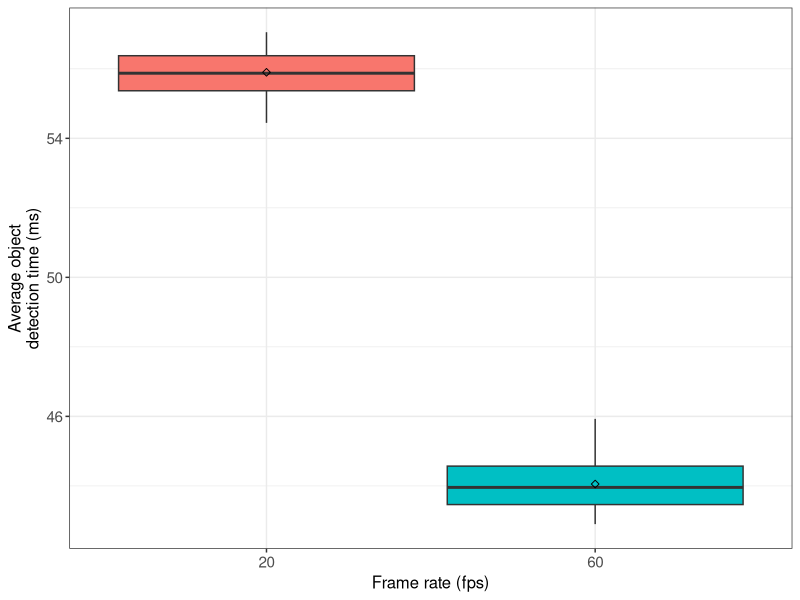
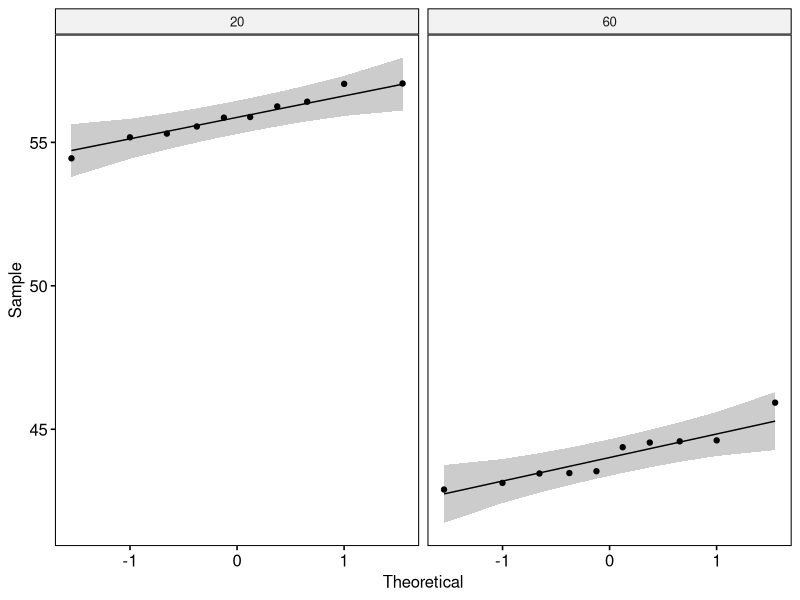

These charts were generated, in order, by the following R code:
## ---- chunk 1
if (!require('tidyverse')) install.packages('tidyverse', dependencies = TRUE); library('tidyverse')
if (!require('ggpubr')) install.packages('ggpubr', dependencies = TRUE); library('ggpubr')
if (!require('rstatix')) install.packages('rstatix', dependencies = TRUE); library('rstatix')
if (!require('ggplot2')) install.packages('ggplot2', dependencies = TRUE); library('ggplot2')
## ---- chunk 2
data <- read.csv(file = '../../raw_data/test_frame_rate/run_table.csv')
data <- subset(data, select = c(X__run_id, frame_rate, avg_detection_time_ms))
data$frame_rate <- as.factor(data$frame_rate)
data$avg_detection_time_ms <- as.numeric(data$avg_detection_time_ms)
## ---- chunk 3
data %>%
  group_by(frame_rate) %>%
  get_summary_stats(avg_detection_time_ms, type = "mean_sd")
## ---- chunk 4
#pdf(file = "../../figures/frame_rate_effect/detection-time.pdf")

ggplot(data, aes(x = frame_rate, y = avg_detection_time_ms, fill = frame_rate)) +
  theme_bw() + 
  geom_boxplot(width = 0.9, outlier.size = 0.5) + 
  stat_summary(fun = mean, color = 'black', geom = 'point', shape = 5, size = 1.5) +
  labs(x = "Frame rate (fps)", y = "Average object\ndetection time (ms)") +
  theme(legend.position = 'none') +
  theme(
    axis.title.x = element_text(size = 12, family = 'sans'),
    axis.title.y = element_text(size = 12, family = 'sans'),
    axis.text.x = element_text(size = 11, family = 'sans'),
    axis.text.y = element_text(size = 11, family = 'sans')
  )

#dev.off()
## ---- chunk 5
data %>% 
  group_by(frame_rate) %>%
  identify_outliers(avg_detection_time_ms)
## ---- chunk 6
ggqqplot(data, x = "avg_detection_time_ms", facet.by = "frame_rate")
## ---- chunk 7
data %>%
  group_by(frame_rate) %>%
  shapiro_test(avg_detection_time_ms)
## ---- chunk 8
data %>%
  t_test(avg_detection_time_ms ~ frame_rate) %>%
  add_significance()
## ---- chunk 9
data %>%
  cohens_d(avg_detection_time_ms ~ frame_rate)
